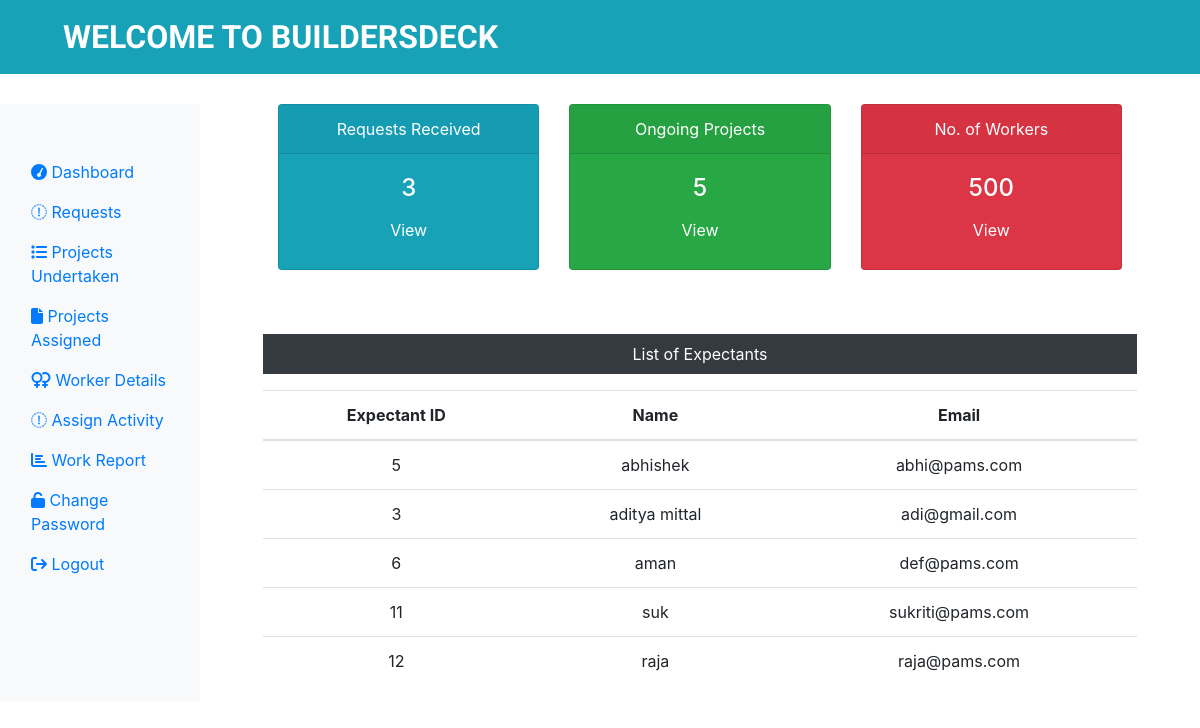
/admin/dashboard.php (signed in), run on the app's committed database.
### tables this page shows
CREATE TABLE `expectantlogin_tb` (
  `e_login_id` int(11) NOT NULL,
  `e_name` varchar(60) NOT NULL,
  `e_email` varchar(60) NOT NULL,
  `e_password` varchar(60) NOT NULL
);

### admin/dashboard.php (the view, shortened to what this page needs)
<?php
include('includes/header.php');
include('../dbconnection.php');
$sql = "SELECT max(request_id) FROM submitrequest_tb";
$result = $conn->query($sql);
$row = mysqli_fetch_row($result);
$submitrequest = $row[0];
?>
<div class= "col-sm-9 col-md-10">
<div class="row text-center mx-5">
<div class="col-sm-4">
<div class="card text-white bg-info mb-3" style="max-width:18rem;">
<div class="card-header"> Requests Received</div>
<div class="card-body">
<h4 clas="card-title"><?php echo $submitrequest; ?></h4>
<a class="btn text-white" href="#">View</a>
</div>
</div>
</div>
<div class="col-sm-4">
<div class="card text-white bg-success mb-3" style="max-width:18rem;">
<div class="card-header">Ongoing Projects</div>
<div class="card-body">
<h4 clas="card-title">5</h4>
<a class="btn text-white" href="#">View</a>
</div>
</div>
</div>
<div class="col-sm-4">
<div class="card text-white bg-danger mb-3" style="max-width:18rem;">
<div class="card-header">No. of Workers</div>
<div class="card-body">
<h4 clas="card-title">500</h4>
<a class="btn text-white" href="#">View</a>
</div>
</div>
</div>
</div>
<div class="mx-5 mt-5 text-center">
<p class="bg-dark text-white p-2">List of Expectants</p>
<?php
$sql= "SELECT * FROM expectantlogin_tb";
$result = $conn->query($sql);
if($result->num_rows > 0){
	echo '<table class="table">
	<thead>
	<tr>
	<th scope="col">Expectant ID</th>
	<th scope="col">Name</th>
	<th scope="col">Email</th>
	</tr>
	</thead>
	<tbody>';
	while($row = $result->fetch_assoc()){
	echo '<tr>';
	echo '<td>'.$row["e_login_id"].'</td>';
	echo '<td>'.$row["e_name"].'</td>';
	echo '<td>'.$row["e_email"].'</td>';
	echo '</tr>';
	}
	echo '</tbody>
	</table>';
}else{
	echo 'No Results Found';
}
?>
</div>
</div>
<?php
include('includes/footer.php');
?>

### admin/includes/header.php (shortened to what this page needs)
<!DOCTYPE html>
<html>
  <head>
	<link rel="stylesheet" href="../css/bootstrap.min.css">
	<link rel="stylesheet" href="../fonts/font-awesome-4.7.0/css/font-awesome.min.css">
	<link rel="stylesheet" href="../fonts/iconic/css/material-design-iconic-font.min.css">
	<link rel="stylesheet" href="../custom.css">
</head>
<body>
<nav>
<nav class="navbar navbar-expand-sm navbar-dark bg-info pl-5 fixed top">
<a href ="dashboard.php" class="navbar-brand col-sm-3 col-md-2 mr-0">WELCOME TO BUILDERSDECK</a>
</nav>
<div class="container-fluid" style="margin-top:30px;">
<div class="row">
<nav class="col-sm-2 bg-light sidebar py-5">
<div class="sidebar-sticky">
<ul class="nav flex-column">
<li class="nav-item">
<a class="nav-link <?php if(PAGE == 'Dashboard'){echo 'active';}?>"
href="#"><i class="fa fa-tachometer" aria-hidden="true"></i>
Dashboard</a></li>
<li class="nav-item">
<a class="nav-link <?php if(PAGE == 'Request'){echo 'active';}?>" href="request.php"><i class="fa fa-paper-plane-o" aria-hidden="true"></i>
Requests</a></li>
<li class="nav-item">
<a class="nav-link <?php if(PAGE == 'ProjectsUndertaken'){echo 'active';}?>" href="ProjectsUndertaken.php"><i class="fa fa-list" aria-hidden="true"></i>
Projects Undertaken</a></li>
<li class="nav-item">
<a class="nav-link <?php if(PAGE == 'ProjectsAssigned'){echo 'active';}?>" href="ProjectsAssigned.php"><i class="fa fa-file" aria-hidden="true"></i>
Projects Assigned</a></li>
<li class="nav-item">
<a class="nav-link <?php if(PAGE == 'Workers'){echo 'active';}?>" href="Workers.php"><i class="fa fa-venus-double" aria-hidden="true"></i>
Worker Details</a></li>
<li class="nav-item">
<a class="nav-link <?php if(PAGE == 'AssignActivity'){echo 'active';}?>" href="AssignActivity.php"><i class="fa fa-hand-pointer-o" aria-hidden="true"></i>
Assign Activity</a></li>
<li class="nav-item">
<a class="nav-link <?php if(PAGE == 'WorkReport'){echo 'active';}?>" href="WorkReport.php"><i class="fa fa-bar-chart" aria-hidden="true"></i>
Work Report</a></li>
<li class="nav-item">
<a class="nav-link <?php if(PAGE == 'ChangePass'){echo 'active';}?>" href="ChangePass.php"><i class="fa fa-unlock" aria-hidden="true"></i>
Change Password</a></li>
<li class="nav-item">
<a class="nav-link" href="../logout.php"><i class="fa fa-sign-out" aria-hidden="true"></i>
Logout</a></li>
</ul>
</div>
</nav>

### admin/includes/footer.php (shortened to what this page needs)
</div>
</div>
</body>
</html>

### css/custom.css (style rules this page uses)
.navbar-brand { font-family: 'Roboto', sans-serif; font-size: 2em; font-weight: bold; }

### data on the page
expectantlogin_tb: e_login_id "5", e_name "abhishek", e_email "abhi@pams.com"
expectantlogin_tb: e_login_id "3", e_name "aditya mittal", e_email "adi@gmail.com"
expectantlogin_tb: e_login_id "6", e_name "aman", e_email "def@pams.com"
expectantlogin_tb: e_login_id "11", e_name "suk", e_email "sukriti@pams.com"
expectantlogin_tb: e_login_id "12", e_name "raja", e_email "raja@pams.com"

### other printed values
$submitrequest "3"
